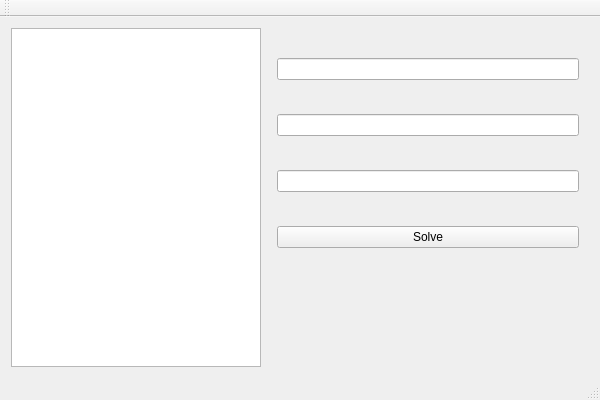
<?xml version="1.0" encoding="UTF-8"?>
<ui version="4.0">
 <class>ecuatiiClass</class>
 <widget class="QMainWindow" name="ecuatiiClass">
  <property name="geometry">
   <rect>
    <x>0</x>
    <y>0</y>
    <width>600</width>
    <height>400</height>
   </rect>
  </property>
  <property name="windowTitle">
   <string>ecuatii</string>
  </property>
  <widget class="QWidget" name="centralWidget">
   <property name="maximumSize">
    <size>
     <width>1677721</width>
     <height>1677721</height>
    </size>
   </property>
   <layout class="QHBoxLayout" name="horizontalLayout">
    <item>
     <widget class="QListWidget" name="equationList">
      <property name="enabled">
       <bool>true</bool>
      </property>
      <property name="maximumSize">
       <size>
        <width>250</width>
        <height>1000</height>
       </size>
      </property>
     </widget>
    </item>
    <item>
     <layout class="QVBoxLayout" name="verticalLayout">
      <property name="spacing">
       <number>4</number>
      </property>
      <property name="leftMargin">
       <number>10</number>
      </property>
      <property name="rightMargin">
       <number>10</number>
      </property>
      <item>
       <widget class="QLineEdit" name="alineEdit"/>
      </item>
      <item>
       <widget class="QLineEdit" name="blineEdit"/>
      </item>
      <item>
       <widget class="QLineEdit" name="clineEdit"/>
      </item>
      <item>
       <widget class="QPushButton" name="computeButton">
        <property name="text">
         <string>Solve</string>
        </property>
       </widget>
      </item>
      <item>
       <layout class="QVBoxLayout" name="verticalLayout_2">
        <property name="spacing">
         <number>0</number>
        </property>
        <property name="topMargin">
         <number>10</number>
        </property>
        <item>
         <widget class="QLabel" name="labelSol2">
          <property name="maximumSize">
           <size>
            <width>1400</width>
            <height>20</height>
           </size>
          </property>
          <property name="text">
           <string/>
          </property>
         </widget>
        </item>
        <item>
         <widget class="QLabel" name="labelSol1">
          <property name="enabled">
           <bool>true</bool>
          </property>
          <property name="maximumSize">
           <size>
            <width>1400</width>
            <height>20</height>
           </size>
          </property>
          <property name="text">
           <string/>
          </property>
         </widget>
        </item>
       </layout>
      </item>
     </layout>
    </item>
   </layout>
  </widget>
  <widget class="QMenuBar" name="menuBar">
   <property name="geometry">
    <rect>
     <x>0</x>
     <y>0</y>
     <width>600</width>
     <height>18</height>
    </rect>
   </property>
  </widget>
  <widget class="QToolBar" name="mainToolBar">
   <attribute name="toolBarArea">
    <enum>TopToolBarArea</enum>
   </attribute>
   <attribute name="toolBarBreak">
    <bool>false</bool>
   </attribute>
  </widget>
  <widget class="QStatusBar" name="statusBar"/>
 </widget>
 <layoutdefault spacing="6" margin="11"/>
 <resources>
  <include location="ecuatii.qrc"/>
 </resources>
 <connections/>
</ui>
